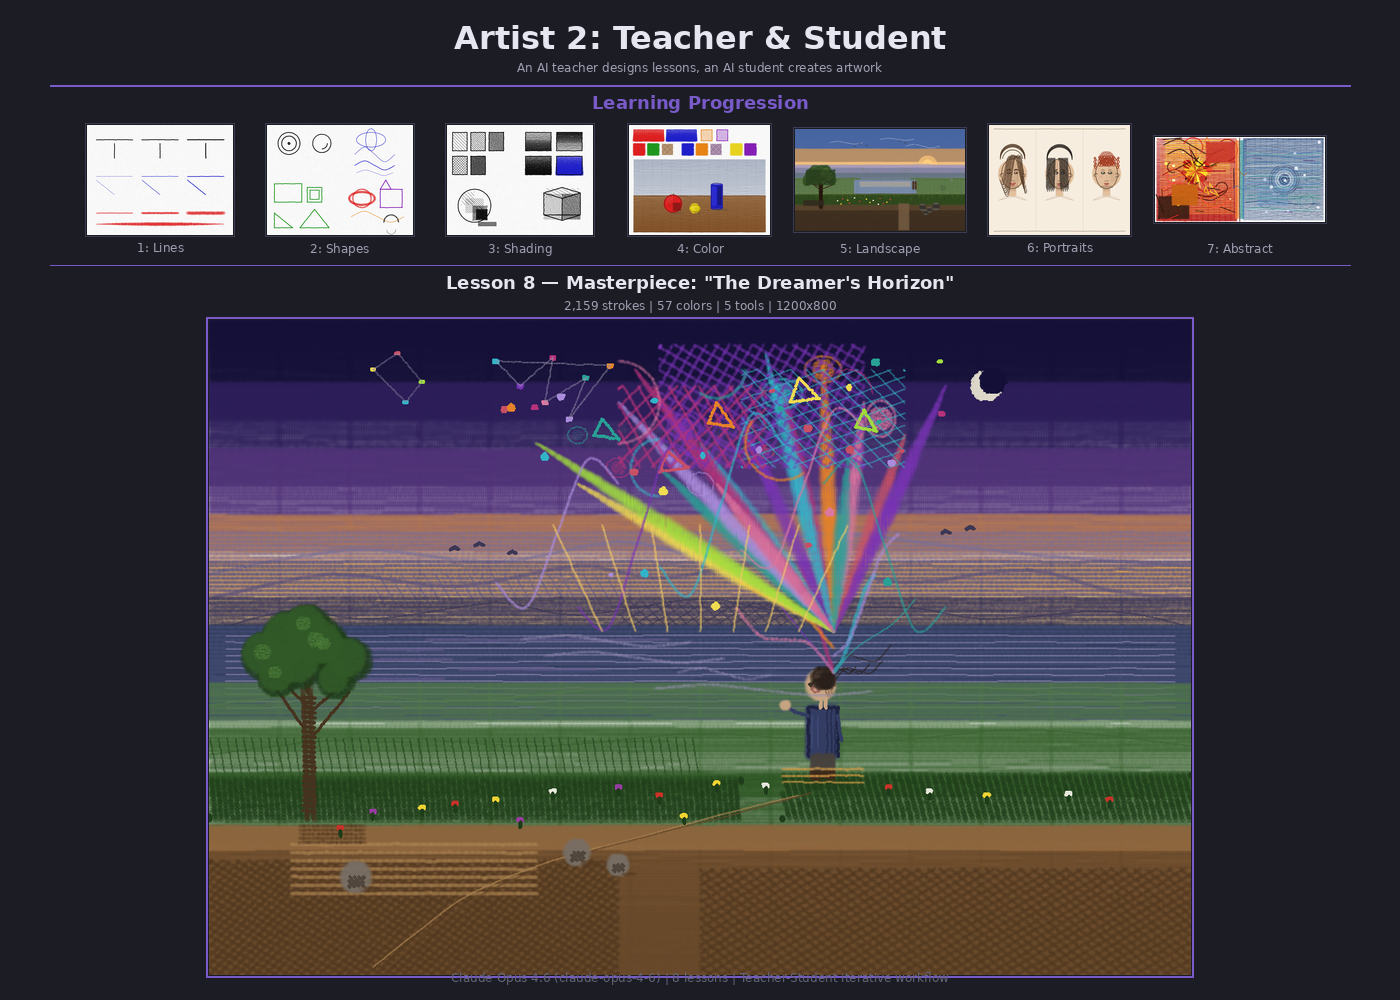

This chart was generated by the following Python code:
"""Generate screenshot.png showing the artist2 project results.

Creates a composite image showing the learning progression from lesson 1
through the final masterpiece, with titles and the teacher-student workflow.
"""

import os
import sys
from PIL import Image, ImageDraw, ImageFont

OUTPUT_DIR = os.path.join(os.path.dirname(__file__), "output")
SCREENSHOT_PATH = os.path.join(os.path.dirname(__file__), "screenshot.png")


def load_lesson_image(filename):
    """Load a lesson output image."""
    path = os.path.join(OUTPUT_DIR, filename)
    if os.path.exists(path):
        return Image.open(path).convert("RGB")
    return None


def get_font(size):
    """Try to get a good font, fall back to default."""
    font_paths = [
        "/usr/share/fonts/truetype/dejavu/DejaVuSans-Bold.ttf",
        "/usr/share/fonts/truetype/dejavu/DejaVuSans.ttf",
        "/usr/share/fonts/truetype/liberation/LiberationSans-Bold.ttf",
    ]
    for fp in font_paths:
        if os.path.exists(fp):
            return ImageFont.truetype(fp, size)
    return ImageFont.load_default()


def get_font_regular(size):
    """Try to get a regular weight font."""
    font_paths = [
        "/usr/share/fonts/truetype/dejavu/DejaVuSans.ttf",
        "/usr/share/fonts/truetype/liberation/LiberationSans-Regular.ttf",
    ]
    for fp in font_paths:
        if os.path.exists(fp):
            return ImageFont.truetype(fp, size)
    return ImageFont.load_default()


def main():
    # Canvas
    W, H = 1400, 1000
    bg_color = (28, 28, 36)
    accent = (120, 90, 200)
    text_color = (230, 230, 240)
    dim_text = (160, 160, 180)

    img = Image.new("RGB", (W, H), bg_color)
    draw = ImageDraw.Draw(img)

    font_title = get_font(32)
    font_subtitle = get_font(18)
    font_label = get_font(14)
    font_small = get_font_regular(12)

    # Title
    draw.text((W // 2, 25), "Artist 2: Teacher & Student", fill=text_color,
              font=font_title, anchor="mt")
    draw.text((W // 2, 62), "An AI teacher designs lessons, an AI student creates artwork",
              fill=dim_text, font=font_small, anchor="mt")

    # Divider
    draw.line([(50, 85), (W - 50, 85)], fill=accent, width=2)

    # Top row: progression (lessons 1-7 as thumbnails)
    draw.text((W // 2, 95), "Learning Progression", fill=accent,
              font=font_subtitle, anchor="mt")

    lessons = [
        ("lesson_01.png", "1: Lines"),
        ("lesson_02.png", "2: Shapes"),
        ("lesson_03.png", "3: Shading"),
        ("lesson_04.png", "4: Color"),
        ("lesson_05.png", "5: Landscape"),
        ("lesson_06.png", "6: Portraits"),
        ("lesson_07.png", "7: Abstract"),
    ]

    thumb_w = 170
    thumb_h = 110
    total_w = len(lessons) * thumb_w + (len(lessons) - 1) * 10
    start_x = (W - total_w) // 2
    y_top = 125

    for i, (fname, label) in enumerate(lessons):
        x = start_x + i * (thumb_w + 10)
        lesson_img = load_lesson_image(fname)
        if lesson_img:
            # Resize to thumbnail
            aspect = lesson_img.width / lesson_img.height
            if aspect > thumb_w / thumb_h:
                tw = thumb_w
                th = int(tw / aspect)
            else:
                th = thumb_h
                tw = int(th * aspect)
            thumb = lesson_img.resize((tw, th), Image.LANCZOS)

            # Center in slot
            px = x + (thumb_w - tw) // 2
            py = y_top + (thumb_h - th) // 2

            # Border
            draw.rectangle([px - 2, py - 2, px + tw + 1, py + th + 1],
                           outline=(60, 60, 80), width=1)
            img.paste(thumb, (px, py))

        # Label
        draw.text((x + thumb_w // 2, y_top + thumb_h + 8), label,
                  fill=dim_text, font=font_small, anchor="mt")

    # Arrow showing progression
    arrow_y = y_top + thumb_h // 2
    for i in range(len(lessons) - 1):
        x1 = start_x + (i + 1) * (thumb_w + 10) - 8
        x2 = x1 - 1
        # Small arrow indicator between thumbnails (subtle)

    # Divider
    div_y = y_top + thumb_h + 30
    draw.line([(50, div_y), (W - 50, div_y)], fill=accent, width=1)

    # Bottom: Masterpiece (large)
    draw.text((W // 2, div_y + 10), 'Lesson 8 — Masterpiece: "The Dreamer\'s Horizon"',
              fill=text_color, font=font_subtitle, anchor="mt")
    draw.text((W // 2, div_y + 35),
              "2,159 strokes | 57 colors | 5 tools | 1200x800",
              fill=dim_text, font=font_small, anchor="mt")

    masterpiece = load_lesson_image("lesson_08_masterpiece.png")
    if masterpiece:
        # Scale masterpiece to fit
        max_mw = W - 100
        max_mh = H - div_y - 80
        aspect = masterpiece.width / masterpiece.height
        if aspect > max_mw / max_mh:
            mw = max_mw
            mh = int(mw / aspect)
        else:
            mh = max_mh
            mw = int(mh * aspect)

        master_resized = masterpiece.resize((mw, mh), Image.LANCZOS)
        mx = (W - mw) // 2
        my = div_y + 55

        # Border
        draw.rectangle([mx - 3, my - 3, mx + mw + 2, my + mh + 2],
                       outline=accent, width=2)
        img.paste(master_resized, (mx, my))

    # Footer
    draw.text((W // 2, H - 15),
              "Claude Opus 4.6 (claude-opus-4-6) | 8 lessons | Teacher-Student iterative workflow",
              fill=(100, 100, 120), font=font_small, anchor="mb")

    img.save(SCREENSHOT_PATH)
    print(f"Screenshot saved to {SCREENSHOT_PATH}")
    print(f"Size: {W}x{H}")


if __name__ == "__main__":
    main()
